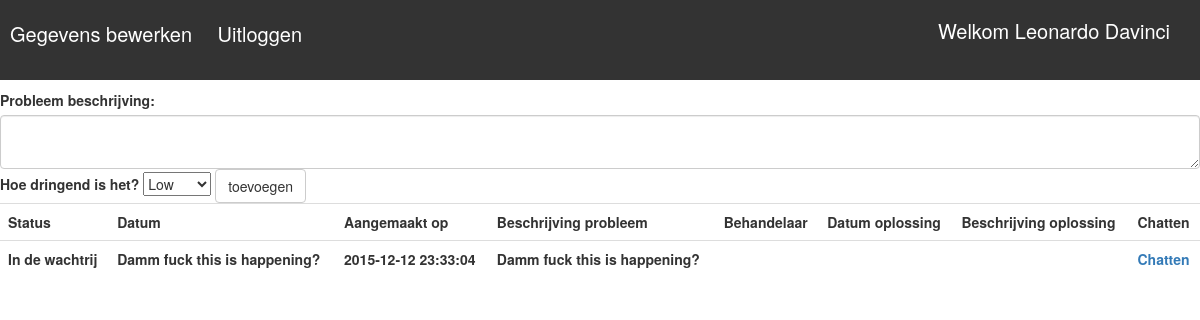
Screenshot of /includes/ticket.php (signed in) with the database file from the repository.
### tables this page shows
CREATE TABLE `user` (
  `id` int(5) NOT NULL,
  `firstname` varchar(45) NOT NULL,
  `lastname` varchar(45) NOT NULL,
  `phone` int(14) NOT NULL,
  `role` int(2) NOT NULL DEFAULT '1',
  `email` varchar(100) NOT NULL,
  `password` varchar(32) NOT NULL
);

CREATE TABLE `ticket` (
  `idticket` int(11) NOT NULL,
  `customer` varchar(45) NOT NULL,
  `idcustomer` int(11) NOT NULL,
  `created_at` timestamp NOT NULL DEFAULT CURRENT_TIMESTAMP ON UPDATE CURRENT_TIMESTAMP,
  `urgentieLevel` int(3) NOT NULL,
  `description` varchar(45) NOT NULL,
  `employee` varchar(45) DEFAULT NULL,
  `fixed_at` varchar(14) DEFAULT NULL,
  `solution` longtext,
  `active` int(2) NOT NULL
);

### includes/ticket.php (the view, shortened to what this page needs)
<!doctype html>
<html lang="en">
<head>
    <link rel="stylesheet" href="../css/style.css">
    <link rel="stylesheet" href="../css/bootstrap.css">
</head>
<body>
<?php
include_once('database.php');
$email = $_SESSION['email'];
$user_email = "SELECT * FROM user WHERE email LIKE '%$email%'";
$result = mysqli_query($db, $user_email);
$row = mysqli_fetch_assoc($result);
$userName = $row['firstname'] ." ". $row['lastname']. "<br/>";
$role = $row['role'];
$id = $row['id'];
if(!empty($_SESSION['email'])){
    echo '<div class="menubar">';
    echo "<h2>"."Welkom ". $userName."</h2>"."<br/>";
    if($role == 2){
        echo '<a href="user.php">Gebruikers bekijken </a> ';
    }else{
        echo '<a href="user.php">Gegevens bewerken </a> ';
    }
    echo '<a href="logout.php">Uitloggen </a> ';
    echo '</div>';
}else{
    header('location: ../index.php');
}
$email = $_SESSION['email'];
$user_email = "SELECT * FROM user WHERE email LIKE '%$email%'";
$result = mysqli_query($db, $user_email);
$row = mysqli_fetch_assoc($result);
$userRole = $row['role'];
$description = '';
if($userRole == 1){
    echo '
        <form action="" method="post" role="form">
        <div class="form-group">
            <label for="description">Probleem beschrijving: </label> <br />
            <textarea class="form-control" name="description" id="description"> '.$description.'</textarea>
            <div class="dropdown">
            <label>Hoe dringend is het?</label>
            <select name="level">
        ';
    $queryUrgentieLevel = "SELECT * FROM urgentieLevel";
    $resultUrgentieLevel = mysqli_query($db, $queryUrgentieLevel);
    while($row = mysqli_fetch_array($resultUrgentieLevel)){
        echo '<option value="'.$row['id'].'"> '.$row['name'].' </option> ';
    }
    echo '
        </select>
        <input class="btn btn-default" type="submit" name="ticket" value="toevoegen" />
        </div>
        </form>
      ';
    $allTickets = "SELECT * FROM ticket WHERE idcustomer='$id'";
    $queryAll = mysqli_query($db, $allTickets);
    echo '
    <table class="table table-hover">
    <tr>
        <th>Status</th>
        <th>Datum</th>
        <th>Aangemaakt op</th>
        <th>Beschrijving probleem</th>
        <th>Behandelaar</th>
        <th>Datum oplossing</th>
        <th>Beschrijving oplossing</th>
        <th>Chatten</th>
    <tr>
    ';
    while($rowAll = mysqli_fetch_array($queryAll)){
        if($rowAll['active'] == 0){
            $active = 'In de wachtrij';
        }elseif($rowAll['active'] == 1){
            $active = '<div class="progress"> '.'In behandeling';
        }elseif($rowAll['active'] == 3){
            $active = '<div class="done"> '.'Klaar'."</div>";
        }
        echo '<tr>';
        echo "<th>".$active ."</th>";
        echo "<th>".$rowAll['description'] ."</th>";
        echo "<th>".$rowAll['created_at'] ."</th>";
        echo "<th>".$rowAll['description'] ."</th>";
        echo "<th>".$rowAll['employee'] ."</th>";
        echo "<th>".$rowAll['fixed_at'] ."</th>";
        echo "<th>".$rowAll['solution'] ."</th>";
        echo "<th>".'<a href="chat.php?id='.$rowAll['idticket'].'"> Chatten </a>'. "</th>";
        }
        echo '</tr>';
}

### css/style.css (style rules this page uses)
body { margin: 0; padding: 0; }
.menubar { width: 100%; height: 80px; color: #000; background: #333; margin-bottom: 10px; }
.menubar h2 { font-size: 20px; color: #fff; display: inline-block; position: absolute; right: 30px; }
.menubar a { color: #fff; font-size: 20px; text-decoration: none; padding: 0 10px; }

### rows the page displays
user: firstname "Leonardo", lastname "Davinci"
ticket: active "In de wachtrij", description "Damm fuck this is happening?", created_at "2015-12-12 23:33:04"

### other values shown
form field level "Low"
